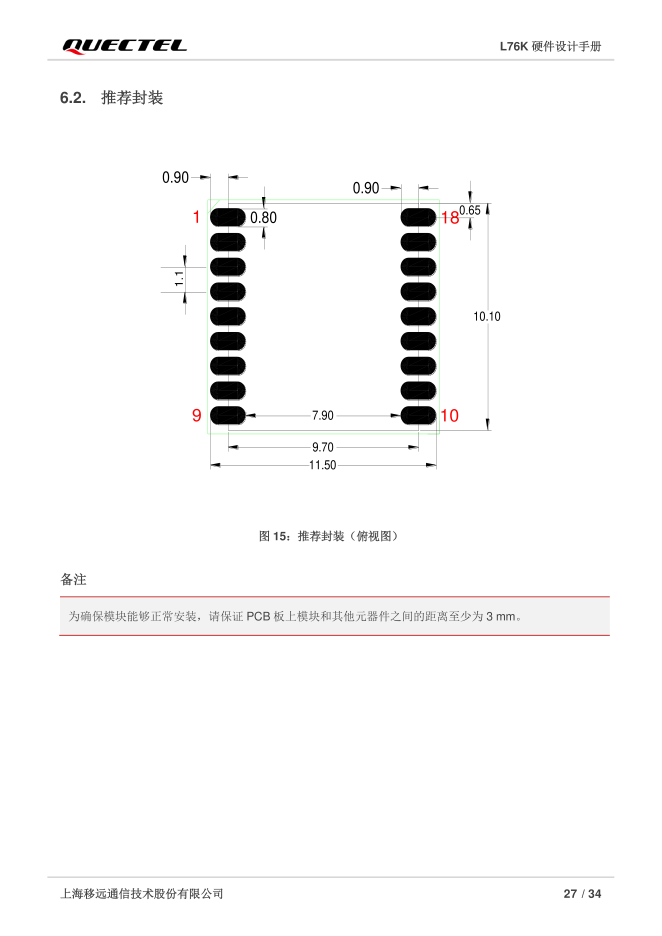
#> input picture ST909B-4G/Datasheet/pdf_render/l76k_p28_400dpi.png, 3308 x 4678 px, found by its file name (shown at 1/5 size)
$ python l76k_fig15_dims.py
#> lines starting #> are read from the running program, lines starting #| are printed output that depends on the picture; after the words box and inside, x2 and y2 are one past the last pixel; in counts of white or black regions, pixels touching at a corner belong together
# Anchor the 7.90 / 9.70 / 11.50 / 10.10 dims of Figure 15 to pad edges or centers.
import numpy as np
from PIL import Image

im = Image.open(r'D:\Tracker\ST909B-4G\Datasheet\pdf_render\l76k_p28_400dpi.png').convert('RGB')
#> im is the input picture: PIL image 3308x4678 RGB; mean R, G, B 248.1, 247.9, 247.7
a = np.array(im).astype(int)
R, G, B = a[..., 0], a[..., 1], a[..., 2]
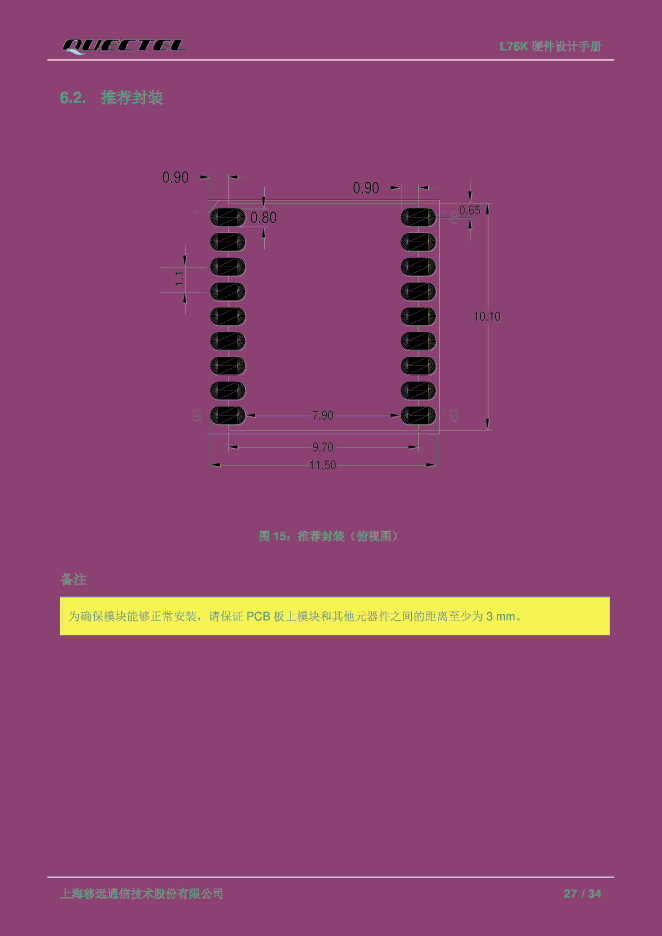
#> R: shape (4678, 3308) int64 (shown at 1/5 size); 256 distinct labels, from 0 to 255; one colour per label, 0 black
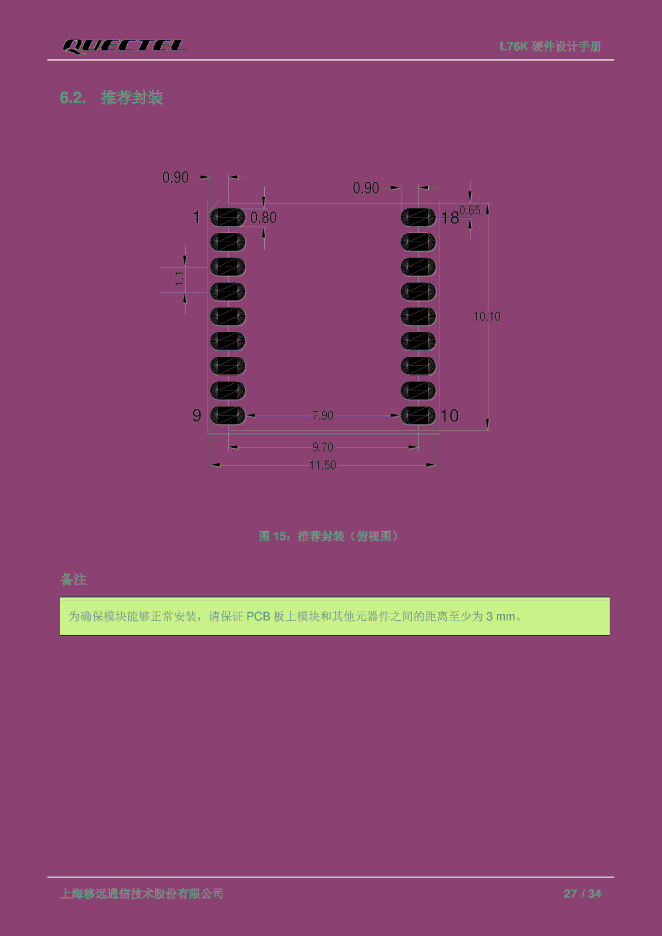
#> G: shape (4678, 3308) int64 (shown at 1/5 size); 256 distinct labels, from 0 to 255; one colour per label, 0 black
#> B: shape (4678, 3308) int64; 256 distinct labels, from 0 to 255
dark = (R < 150) & (G < 150) & (B < 150)
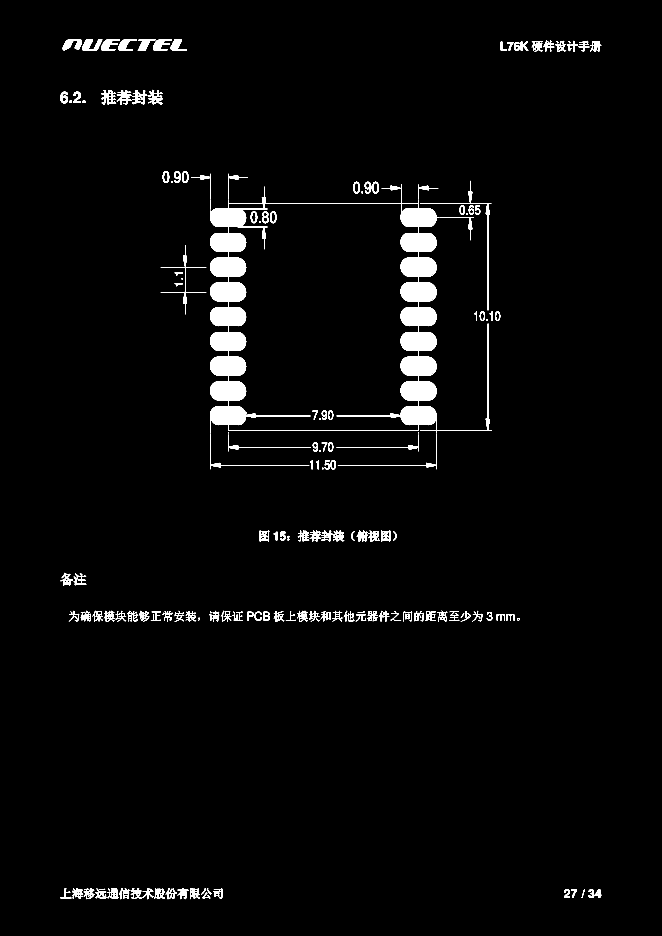
#> dark: shape (4678, 3308) bool (shown at 1/5 size); 2.6% white; 229 white regions (2 under 20 px), largest, box (x1, y1, x2, y2) and area: (1050, 1000, 2197, 2169) 273715, (410, 197, 511, 254) 3246, (314, 197, 410, 252) 2996

def dim_anchor(name, yline, ytop, xlo, xhi):
    # dim line row: horizontal dark run at ~yline
#> called with name = '7.90 ', yline = 2075, ytop = 2110, xlo = 1000, xhi = 2250
    best = None
    for y in range(yline - 25, yline + 25):
        n = dark[y, xlo:xhi].sum()
        if best is None or n > best[1]:
            best = (y, n, xlo + int(np.median(np.nonzero(dark[y, xlo:xhi])[0])) if n else -1)
#> this loop made 50 passes
#> (n, best) on passes 1 to 8: (328, (2050, 328, 1615)), (331, (2051, 331, 2009)), (337, (2052, 337, 1622)), (379, (2053, 379, 1586)), (389, (2054, 389, 1588)), (397, (2055, 397, 1616)), (401, (2056, 401, 1615)), (405, (2057, 405, 1616))
    yb = best[0]
#> yb = 2079
    # ext lines: columns with tall vertical dark runs between ytop and yb
    reg = dark[ytop:yb - 2, xlo:xhi]
#> reg = empty array
    colsum = reg.sum(axis=0)
#> colsum = 1250 values from 0 to 0
    need = (yb - ytop) * 0.55
#> need = -17.05
    xs = np.nonzero(colsum > need)[0]
#> xs = 1250 values from 0 to 1249
    groups = []
    for x in xs:
        if groups and x - groups[-1][-1] <= 3:
            groups[-1].append(x)
        else:
            groups.append([x])
#> after the loop, groups = 1 item
    print('%s: dim-line y=%d (n=%d); ext lines at x:' % (name, yb, best[1]),
          ['%d (n=%d)' % (xlo + int(np.mean(g)), int(colsum[g[0]])) for g in groups])
#| 7.90 : dim-line y=2079 (n=1014); ext lines at x: ['1624 (n=0)']
    return yb

# figure area: pads x 1053..2177, y 1043..2119; dims below
y79 = dim_anchor('7.90 ', 2075, 2110, 1000, 2250)
#> y79 = 2079
y97 = dim_anchor('9.70 ', 2235, 2140, 1000, 2250)
#> call 2 of dim_anchor, with name = '9.70 ', yline = 2235, ytop = 2140, xlo = 1000, xhi = 2250
#> the loop in dim_anchor (call 2), `for y in range(yline - 25, yline + 25):` made 50 passes
#> (n, best) on passes 1, 2, 3, 4, 5, 6, 7, 19: (4, (2210, 4, 1617)), (8, (2211, 8, 1614)), (48, (2212, 48, 1621)), (56, (2213, 56, 1621)), (62, (2214, 62, 1621)), (65, (2215, 65, 1621)), (66, (2216, 66, 1622)), (70, (2228, 70, 1606))
#> in dim_anchor (call 2), `yb = best[0]`: yb = 2237
#> in dim_anchor (call 2), `reg = dark[ytop:yb - 2, xlo:xhi]`:
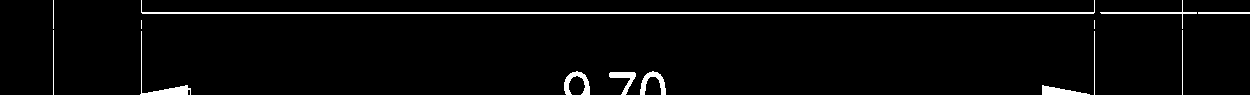
#> reg: shape (95, 1250) bool; 3.3% white; 14 white regions (2 under 20 px), largest, box (x1, y1, x2, y2) and area: (141, 0, 1095, 14) 1930, (140, 31, 191, 95) 339, (564, 71, 590, 95) 281
#> in dim_anchor (call 2), `colsum = reg.sum(axis=0)`: colsum = 1250 values, max 94 at index 53, min 0 at index 0, mean 3.1
#> in dim_anchor (call 2), `need = (yb - ytop) * 0.55`: need = 53.35
#> in dim_anchor (call 2), `xs = np.nonzero(colsum > need)[0]`: xs = [53, 141, 1094, 1182]
#> the loop in dim_anchor (call 2), `for x in xs:` made 4 passes
#> x on passes 1 to 4: 53, 141, 1094, 1182
#> after the loop in dim_anchor (call 2), `for x in xs:`: groups = [[53], [141], [1094], [1182]]
#| 9.70 : dim-line y=2237 (n=841); ext lines at x: ['1053 (n=94)', '1141 (n=86)', '2094 (n=86)', '2182 (n=94)']
#> y97 = 2237
y115 = dim_anchor('11.50', 2325, 2160, 1000, 2250)
#> call 3 of dim_anchor, with name = '11.50', yline = 2325, ytop = 2160, xlo = 1000, xhi = 2250
#> the loop in dim_anchor (call 3), `for y in range(yline - 25, yline + 25):` made 50 passes
#> (n, best) on passes 1, 2, 3, 4, 5, 6, 18, 19: (10, (2300, 10, 1591)), (37, (2301, 37, 1638)), (42, (2302, 42, 1638)), (45, (2303, 45, 1640)), (46, (2304, 46, 1640)), (51, (2305, 51, 1640)), (75, (2317, 75, 1632)), (90, (2318, 90, 1632))
#> in dim_anchor (call 3), `yb = best[0]`: yb = 2327
#> in dim_anchor (call 3), `reg = dark[ytop:yb - 2, xlo:xhi]`:
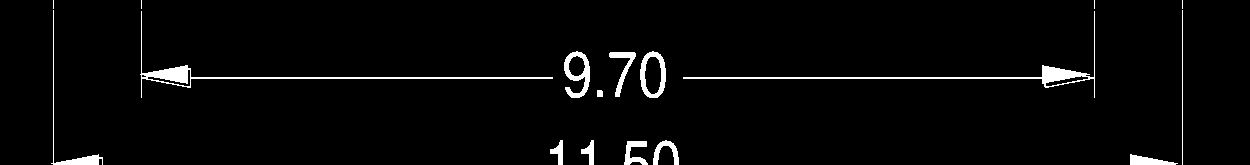
#> reg: shape (165, 1250) bool; 2.9% white; 17 white regions (4 under 20 px), largest, box (x1, y1, x2, y2) and area: (140, 11, 553, 98) 1387, (683, 11, 1095, 98) 1361, (564, 51, 590, 98) 557
#> in dim_anchor (call 3), `colsum = reg.sum(axis=0)`: colsum = 1250 values, max 164 at index 53, min 0 at index 0, mean 4.85
#> in dim_anchor (call 3), `need = (yb - ytop) * 0.55`: need = 91.85
#> the loop in dim_anchor (call 3), `for x in xs:` made 4 passes
#| 11.50: dim-line y=2327 (n=983); ext lines at x: ['1053 (n=164)', '1141 (n=96)', '2094 (n=96)', '2182 (n=164)']
#> y115 = 2327

# 10.10 vertical dim on the right: horizontal ext lines pointing left to pad rows
reg = dark[950:2300, 2250:2500]
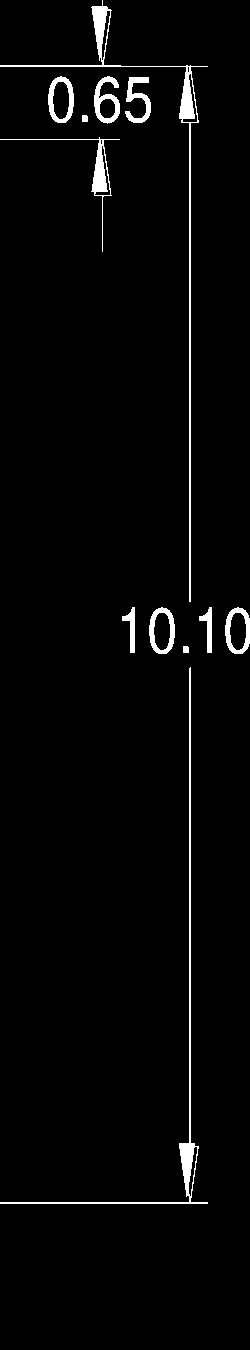
#> reg: shape (1350, 250) bool; 2.5% white; 12 white regions, largest, box (x1, y1, x2, y2) and area: (0, 0, 208, 602) 2438, (0, 667, 208, 1204) 1930, (0, 137, 120, 252) 746
rowsum = reg.sum(axis=1)
#> rowsum = 1350 values, max 208 at index 66, min 0 at index 602, mean 6.19
ys = np.nonzero(rowsum > 80)[0]
#> ys = [65, 66, 139, 1202, 1203]
groups = []
for y in ys:
    if groups and y - groups[-1][-1] <= 3:
        groups[-1].append(y)
    else:
        groups.append([y])
#> this loop made 5 passes
#> y on passes 1 to 5: 65, 66, 139, 1202, 1203
#> after the loop, groups = [[65, 66], [139], [1202, 1203]]
print('10.10 ext rows (page-y):', [int(np.mean(g)) + 950 for g in groups])
#| 10.10 ext rows (page-y): [1015, 1089, 2152]

# also: left-side dims (0.90 etc labels on the left of figure): vertical dims
reg = dark[900:2300, 700:1050]
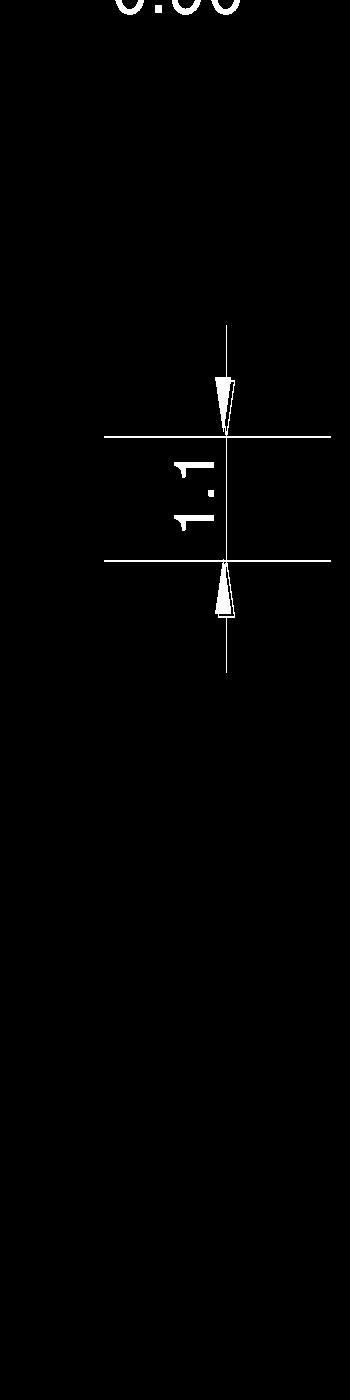
#> reg: shape (1400, 350) bool; 0.74% white; 8 white regions, largest, box (x1, y1, x2, y2) and area: (104, 325, 331, 673) 2290, (174, 462, 214, 478) 282, (174, 515, 214, 531) 282
rowsum = reg.sum(axis=1)
#> rowsum = 1400 values, max 227 at index 436, min 0 at index 15, mean 2.58
ys = np.nonzero(rowsum > 60)[0]
#> ys = [8, 9, 10, 436, 437, 560, 561]
groups = []
for y in ys:
    if groups and y - groups[-1][-1] <= 3:
        groups[-1].append(y)
    else:
        groups.append([y])
#> this loop made 7 passes
#> y on passes 1 to 7: 8, 9, 10, 436, 437, 560, 561
#> after the loop, groups = [[8, 9, 10], [436, 437], [560, 561]]
print('left-side horizontal ext rows (page-y):', [int(np.mean(g)) + 900 for g in groups])
#| left-side horizontal ext rows (page-y): [909, 1336, 1460]
